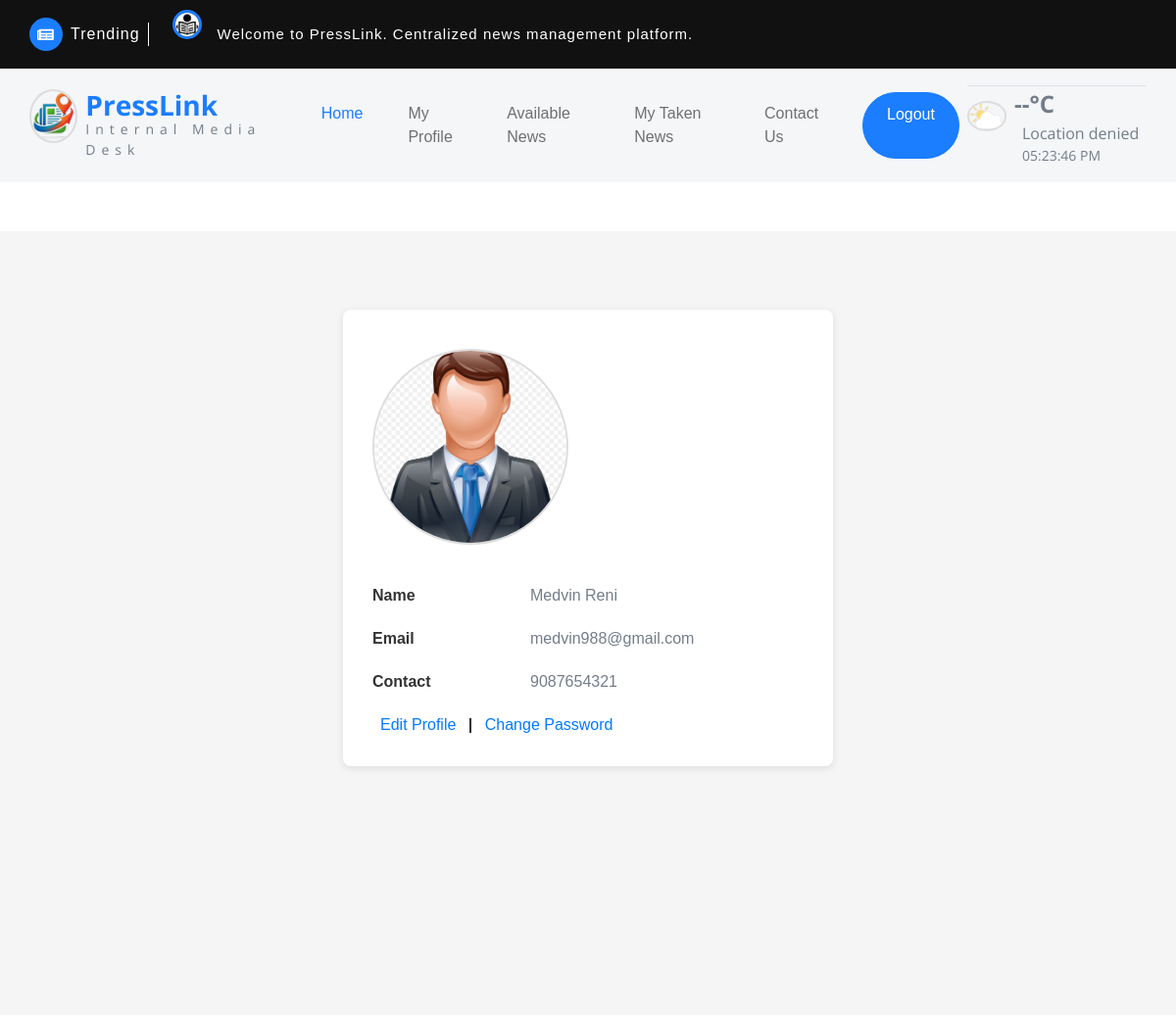
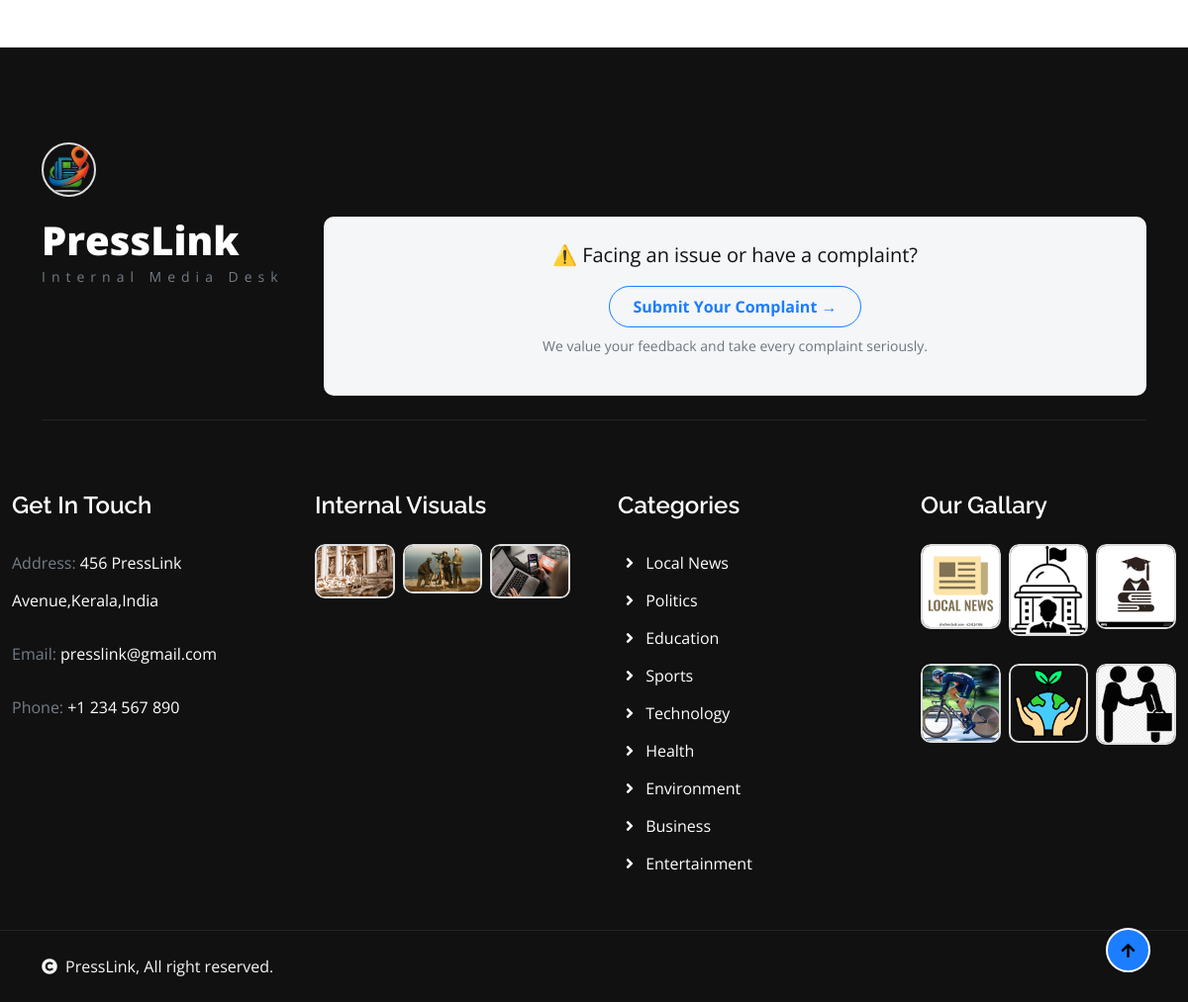
Screenshot of /Editor/MyProfile/ (signed in) with the database file from the repository (2 pictures, top to bottom).
### Admin/models.py (models this page shows)
class tbl_editor(models.Model):
    editor_name=models.CharField(max_length=50)
    editor_email=models.CharField(max_length=50)
    editor_contact=models.CharField(max_length=50)
    editor_photo=models.FileField(upload_to="Assets/UserDocs/")
    editor_proof=models.FileField(upload_to="Assets/UserDocs/")
    editor_password=models.CharField(max_length=50)
    editor_status=models.IntegerField(default=0)
    place=models.ForeignKey(tbl_place,on_delete=models.CASCADE)

### Editor/views.py (the view)
# urls.py: path("MyProfile/",views.MyProfile,name="MyProfile"),
def MyProfile(request):
    if "Eid" in request.session:
        editordata = tbl_editor.objects.get(id=request.session["Eid"])
        return render(request, 'Editor/MyProfileE.html', {"editordata": editordata})
    else:
        return redirect("Guest:Login")

### Editor/Templates/Editor/MyProfileE.html (shortened to what this page needs)
{% extends 'Editor/Header.html' %}
{% block content %}
<div class="page-wrapper">
    <div class="profile-card">
        <table align="center">
            <tr>
                <td colspan="2" align="center">
                    {% if editordata.editor_photo %}
                    <img src="{{editordata.editor_photo.url}}" alt="editor">
                    {% else %}
                    <img src="/static/default.png" alt="default">
                    {% endif %}
                </td>
            </tr>
            <tr>
                <td>Name</td>
                <td>{{editordata.editor_name}}</td>
            </tr>
            <tr>
                <td>Email</td>
                <td>{{editordata.editor_email}}</td>
            </tr>
            <tr>
                <td>Contact</td>
                <td>{{editordata.editor_contact}}</td>
            </tr>
            <tr>
                <td colspan="2" align="center">
                    <a href="{% url 'Editor:EditProfile' %}">Edit Profile</a> |
                    <a href="{% url 'Editor:ChangePassword' %}">Change Password</a>
                </td>
            </tr>
        </table>
    </div>
</div>
{% endblock %}

### Editor/Templates/Editor/MyProfileE.html (style rules this page uses)
.page-wrapper { min-height: 100vh; padding-top: 40px; font-family: Arial, sans-serif; background-color: #f5f5f5; }
.profile-card { max-width: 500px; margin: 40px auto; padding: 20px; background-color: #fff; border-radius: 8px; box-shadow: 0 2px 8px rgba(0, 0, 0, 0.1); text-align: center; }
img { border-radius: 50%; width: 200px; height: 200px; object-fit: cover; margin-bottom: 20px; border: 2px solid #ddd; }
table { width: 100%; border-collapse: collapse; margin-top: 10px; }
td { padding: 10px; font-size: 16px; text-align: left; }
td:first-child { color: #333; font-weight: 600; width: 35%; }
a { text-decoration: none; color: #007bff; font-weight: 500; margin: 0 8px; transition: color 0.3s; }

### rows the page displays
tbl_editor: editor_photo (picture), editor_name "Medvin Reni", editor_email "medvin988@gmail.com", editor_contact "9087654321"
